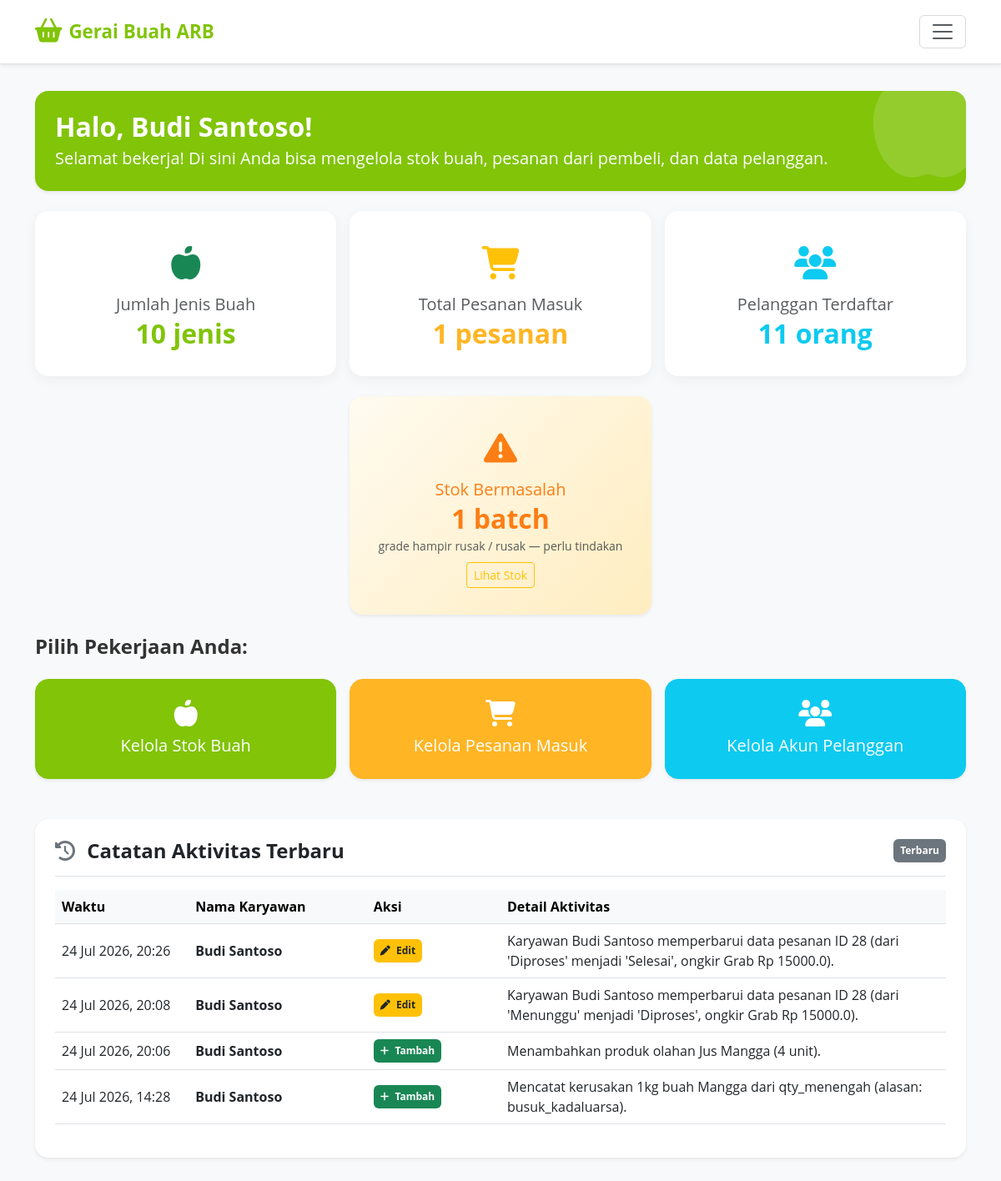
The page /karyawan/dashboard/ (signed in) on the database its author committed.
### core/models.py (models this page shows, shortened)
class Karyawan(models.Model):
    idKaryawan = models.AutoField(primary_key=True)
    namaKaryawan = models.CharField(max_length=70)
    noHp = models.CharField(max_length=12, unique=True)
    password = models.CharField(max_length=128)
    class Meta:
        verbose_name_plural = "Karyawan"

class LogAktivitasKaryawan(models.Model):
    AKSI_CHOICES = [
        ('CREATE', 'CREATE'),
        ('UPDATE', 'UPDATE'),
        ('DELETE', 'DELETE'),
    ]
    TARGET_MODEL_CHOICES = [
        ('Buah', 'Buah'),
        ('Pembelian', 'Pembelian'),
        ('Pelanggan', 'Pelanggan'),
        ('DetailPengadaan', 'DetailPengadaan'),
        ('CatatanKerusakan', 'CatatanKerusakan'),
        ('ProdukOlahan', 'ProdukOlahan'),
    ]
    idLog = models.AutoField(primary_key=True)
    idKaryawan = models.ForeignKey(Karyawan, on_delete=models.CASCADE)
    aksi = models.CharField(max_length=10, choices=AKSI_CHOICES)
    target_model = models.CharField(max_length=20, choices=TARGET_MODEL_CHOICES)
    target_id = models.IntegerField()
    deskripsi = models.TextField()
    timestamp = models.DateTimeField(auto_now_add=True)
    class Meta:
        verbose_name_plural = "Log Aktivitas Karyawan"

### core/karyawan_views.py (the view)
# urls.py: path('dashboard/', karyawan_views.karyawan_dashboard, name='karyawan_dashboard'),
@karyawan_required
def karyawan_dashboard(request):
    karyawan_id = request.session['karyawan_id']
    karyawan = Karyawan.objects.get(pk=karyawan_id)
    total_buah = Buah.objects.count()
    total_pembelian = Pembelian.objects.count()
    total_pelanggan = Pelanggan.objects.count()
    logs = LogAktivitasKaryawan.objects.all().order_by('-timestamp')[:10]
    from datetime import date
    from django.db.models import Sum
    today = date.today()
    kerugian_bulan_ini = CatatanKerusakan.objects.filter(
        tanggalDicatat__year=today.year,
        tanggalDicatat__month=today.month
    ).aggregate(total=Sum('nilai_kerugian'))['total'] or 0
    pendapatan_olahan = ProdukOlahan.objects.filter(
        tanggal__year=today.year,
        tanggal__month=today.month
    ).aggregate(total=Sum('total_pendapatan'))['total'] or 0
    from django.db.models import Q
    stok_bermasalah = DetailPengadaan.objects.filter(
        Q(qty_hampir_rusak__gt=0) | Q(qty_rusak__gt=0), status=True
    ).count()
    context = {
        'karyawan': karyawan,
        'total_buah': total_buah,
        'total_pembelian': total_pembelian,
        'total_pelanggan': total_pelanggan,
        'logs': logs,
        'kerugian_bulan_ini': kerugian_bulan_ini,
        'pendapatan_olahan': pendapatan_olahan,
        'stok_bermasalah': stok_bermasalah,
    }
    return render(request, 'core/karyawan/dashboard.html', context)

### core/context_processors.py (called while the page is built, shortened)
def kesegaran_alert(request):
    kritis_buah = []
    peringatan_buah = []
    total_alerts = 0
    default_context = {
        'kritis_buah': kritis_buah,
        'peringatan_buah': peringatan_buah,
        'total_alerts': total_alerts,
    }
    if not request.user.is_authenticated or not request.user.is_staff:
        return default_context
    from django.urls import resolve
    try:
        resolved = resolve(request.path)
        if resolved.url_name != 'index' or not resolved.app_name == 'admin':
            return default_context
    except Exception:
        return default_context

def global_karyawan_alerts(request):
    badge_pesanan_baru = Pembelian.objects.filter(statusPembelian='Menunggu').count()
    return {
        'badge_pesanan_baru': badge_pesanan_baru
    }

### core/karyawan_views.py (called while the page is built)
def karyawan_required(view_func):
    @wraps(view_func)
    def _wrapped_view(request, *args, **kwargs):
        if 'karyawan_id' not in request.session:
            messages.error(request, 'Silakan login terlebih dahulu untuk mengakses portal karyawan.')
            return redirect('karyawan_login')
        return view_func(request, *args, **kwargs)
    return _wrapped_view

### core/templates/core/karyawan/dashboard.html (shortened to what this page needs)
{% extends 'core/karyawan/base.html' %}
{% block content %}
<div class="row mb-4">
    <div class="col-12">
        <div class="p-4 bg-brand-success text-white rounded-4 shadow-sm position-relative overflow-hidden">
            <div style="position: absolute; right: -20px; bottom: -20px; opacity: 0.15; font-size: 150px;">
                <i class="fa-solid fa-apple-whole"></i>
            </div>
            <div class="position-relative">
                <h2 class="fw-bold mb-1">Halo, {{ karyawan.namaKaryawan }}!</h2>
                <p class="mb-0 fs-5 opacity-90">Selamat bekerja! Di sini Anda bisa mengelola stok buah, pesanan dari pembeli, dan data pelanggan.</p>
            </div>
        </div>
    </div>
</div>
<div class="row g-3 mb-4 text-center">
    <div class="col-12 col-md-4">
        <div class="card card-stat py-3">
            <div class="card-body">
                <div class="text-success mb-2" style="font-size: 2.5rem;">
                    <i class="fa-solid fa-apple-whole"></i>
                </div>
                <h5 class="text-muted fw-normal mb-1">Jumlah Jenis Buah</h5>
                <h2 class="fw-bold m-0" style="color: #81C408;">{{ total_buah }} jenis</h2>
            </div>
        </div>
    </div>
    <div class="col-12 col-md-4">
        <div class="card card-stat py-3">
            <div class="card-body">
                <div class="text-warning mb-2" style="font-size: 2.5rem;">
                    <i class="fa-solid fa-cart-shopping"></i>
                </div>
                <h5 class="text-muted fw-normal mb-1">Total Pesanan Masuk</h5>
                <h2 class="fw-bold m-0" style="color: #FFB524;">{{ total_pembelian }} pesanan</h2>
            </div>
        </div>
    </div>
    <div class="col-12 col-md-4">
        <div class="card card-stat py-3">
            <div class="card-body">
                <div class="text-info mb-2" style="font-size: 2.5rem;">
                    <i class="fa-solid fa-users"></i>
                </div>
                <h5 class="text-muted fw-normal mb-1">Pelanggan Terdaftar</h5>
                <h2 class="fw-bold m-0 text-info">{{ total_pelanggan }} orang</h2>
            </div>
        </div>
    </div>
</div>
<div class="row g-3 mb-4 justify-content-center text-center">
    <div class="col-12 col-md-4">
        <div class="card card-stat py-3 border-0 shadow-sm" style="background: linear-gradient(135deg, #fffbf0, #ffedc0);">
            <div class="card-body">
                <div class="mb-2" style="font-size: 2.5rem; color: #fd7e14;">
                    <i class="fa-solid fa-triangle-exclamation"></i>
                </div>
                <h5 class="fw-normal mb-1" style="color: #fd7e14;">Stok Bermasalah</h5>
                <h2 class="fw-bold m-0" style="color: #fd7e14;">{{ stok_bermasalah }} batch</h2>
                <small class="text-muted">grade hampir rusak / rusak — perlu tindakan</small>
                <div class="mt-2">
                    <a href="{% url 'karyawan_buah_list' %}" class="btn btn-sm btn-outline-warning">Lihat Stok</a>
                </div>
            </div>
        </div>
    </div>
</div>
<div class="row g-3 mb-5">
    <div class="col-12"><h4 class="fw-bold mb-2">Pilih Pekerjaan Anda:</h4></div>
    <div class="col-12 col-sm-4">
        <a href="{% url 'karyawan_buah_list' %}" class="btn btn-brand-success btn-lg w-100 py-4 fs-5 rounded-4 shadow-sm touch-btn flex-column gap-2" style="height: auto;">
            <i class="fa-solid fa-apple-whole fs-2"></i>
            <span>Kelola Stok Buah</span>
        </a>
    </div>
    <div class="col-12 col-sm-4">
        <a href="{% url 'karyawan_pembelian_list' %}" class="btn btn-brand-accent btn-lg w-100 py-4 fs-5 rounded-4 shadow-sm touch-btn flex-column gap-2" style="height: auto;">
            <i class="fa-solid fa-cart-shopping fs-2"></i>
            <span>Kelola Pesanan Masuk</span>
        </a>
    </div>
    <div class="col-12 col-sm-4">
        <a href="{% url 'karyawan_pelanggan_list' %}" class="btn btn-info text-white btn-lg w-100 py-4 fs-5 rounded-4 shadow-sm touch-btn flex-column gap-2" style="height: auto; background-color: #0dcaf0; border-color: #0dcaf0;">
            <i class="fa-solid fa-users fs-2"></i>
            <span>Kelola Akun Pelanggan</span>
        </a>
    </div>
</div>
<div class="row">
    <div class="col-12">
        <div class="card shadow-sm border-0 rounded-4 p-4">
            <div class="d-flex align-items-center justify-content-between border-bottom pb-3 mb-3">
                <h4 class="fw-bold m-0"><i class="fa-solid fa-clock-rotate-left me-2 text-secondary"></i> Catatan Aktivitas Terbaru</h4>
                <span class="badge bg-secondary p-2">Terbaru</span>
            </div>
            <div class="table-responsive">
                <table class="table table-hover align-middle">
                    <thead class="table-light">
                        <tr>
                            <th scope="col" style="width: 15%">Waktu</th>
                            <th scope="col" style="width: 20%">Nama Karyawan</th>
                            <th scope="col" style="width: 15%">Aksi</th>
                            <th scope="col" style="width: 50%">Detail Aktivitas</th>
                        </tr>
                    </thead>
                    <tbody>
                        {% if logs %}
                            {% for log in logs %}
                                <tr>
                                    <td>{{ log.timestamp|date:"d M Y, H:i" }}</td>
                                    <td><strong>{{ log.idKaryawan.namaKaryawan }}</strong></td>
                                    <td>
                                        {% if log.aksi == 'CREATE' %}
                                            <span class="badge bg-success p-2 fs-7"><i class="fa-solid fa-plus me-1"></i> Tambah</span>
                                        {% elif log.aksi == 'UPDATE' %}
                                            <span class="badge bg-warning text-dark p-2 fs-7"><i class="fa-solid fa-pen me-1"></i> Edit</span>
                                        {% else %}
                                            <span class="badge bg-danger p-2 fs-7"><i class="fa-solid fa-trash me-1"></i> Hapus</span>
                                        {% endif %}
                                    </td>
                                    <td>{{ log.deskripsi }}</td>
                                </tr>
                            {% endfor %}
                        {% endif %}
                    </tbody>
                </table>
            </div>
        </div>
    </div>
</div>
{% endblock %}

### core/templates/core/karyawan/base.html (style rules this page uses)
body { font-family: 'Open Sans', sans-serif; background-color: #f8f9fa; color: #333; overflow-x: hidden; }
.bg-brand-success { background-color: #81C408 !important; color: white !important; }
.btn-brand-success { background-color: #81C408; border-color: #81C408; color: white; padding: 12px 24px; font-size: 1rem; font-weight: 500; border-radius: 8px; }
.btn-brand-accent { background-color: #FFB524; border-color: #FFB524; color: white; padding: 12px 24px; font-size: 1rem; font-weight: 500; border-radius: 8px; }
.touch-btn { min-height: 48px; min-width: 48px; display: inline-flex; align-items: center; justify-content: center; font-weight: 500; }
.card-stat { border: none; border-radius: 16px; box-shadow: 0 4px 15px rgba(0,0,0,0.05); transition: transform 0.2s; }

### rows shown on the page
Karyawan: namaKaryawan "Budi Santoso"
LogAktivitasKaryawan: timestamp "24 Jul 2026, 20:26", idKaryawan.namaKaryawan "Budi Santoso", aksi "UPDATE" (drawn), deskripsi "Karyawan Budi Santoso memperbarui data pesanan ID 28 (dari 'Diproses' menjadi 'Selesai', ongkir Grab Rp 15000.0)."
LogAktivitasKaryawan: timestamp "24 Jul 2026, 20:08", idKaryawan.namaKaryawan "Budi Santoso", aksi "UPDATE" (drawn), deskripsi "Karyawan Budi Santoso memperbarui data pesanan ID 28 (dari 'Menunggu' menjadi 'Diproses', ongkir Grab Rp 15000.0)."
LogAktivitasKaryawan: timestamp "24 Jul 2026, 20:06", idKaryawan.namaKaryawan "Budi Santoso", aksi "CREATE" (drawn), deskripsi "Menambahkan produk olahan Jus Mangga (4 unit)."
LogAktivitasKaryawan: timestamp "24 Jul 2026, 14:28", idKaryawan.namaKaryawan "Budi Santoso", aksi "CREATE" (drawn), deskripsi "Mencatat kerusakan 1kg buah Mangga dari qty_menengah (alasan: busuk_kadaluarsa)."

### other values the page prints
{{ total_buah }} "10"
{{ total_pembelian }} "1"
{{ total_pelanggan }} "11"
{{ stok_bermasalah }} "1"
